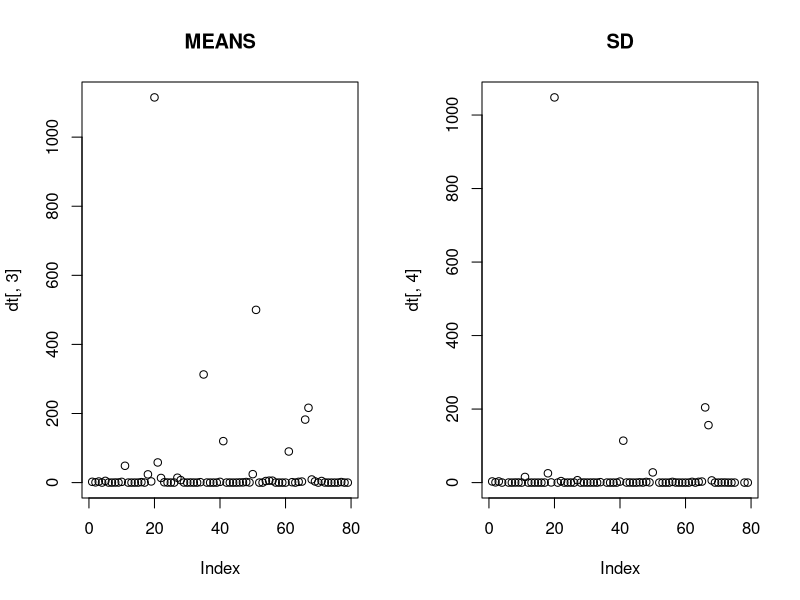
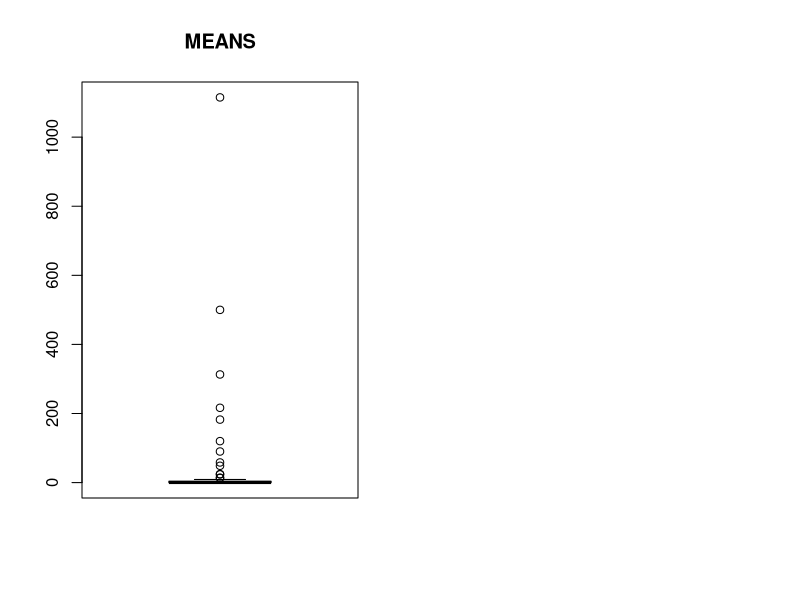

Write R code to recreate these figures, in order. (Note: this script raises an error after producing the figures.)
setwd("~/Bureau/projet_moab/")

# ---- Nettoyage ----
dt = read.csv("Inhibiteurs_GPR54.dat (copie).txt", sep="\t", dec = ".")
dt = dt[,-c(19,18,4)]
dt = dt[-64,]
dt[c(78, 51, 35, 5), 4] = NA
write.csv(dt, file = "Inhibiteurs_GPR54.dat(copie-Bertrand).txt", row.names = FALSE)



# ---- Visualisation des donnees ----
dt[,2] = as.factor(dt[,2])

# probleme conversion SD en numerice
test = as.numeric(dt[-which(is.na(dt[,4])),4])
dim(dt)
summary(dt)

# Suppression ligne 64 car pas de val de mean donc aucun moyen d'évaluer sa liaison au recepteur
dt = dt[-64,]

par(mfrow = c(1,2))
plot(dt[,3], main = "MEANS")
plot(dt[,4], main = "SD")
boxplot(dt[,3], main = "MEANS")
boxplot(dt[,4], main = "SD")
# on ne supprime pas les valeures "extremes" car ce n'en est pas, c'est juste que si pas liaison au recepteur -> 
# proche de 0 et des qu'il y a une activite valeur tres superieur a 0

length(which(dt$Means >= 1))
dt[which(dt$Means >= 1), 3]
# donc 33 composé potentiellement capable de se lier au recepteur

# autre moyen de visualisation
library(FactoMineR)
dt.acp = PCA(dt[,3:4])
dev.off()



# ---- Classification des donnees ----
# Partitionnement k-means
I.intra = vector(length=15)
for (i in 1:15) {
  I.intra[i] = kmeans(dt[,3], centers=i)$tot.withinss
}
plot(I.intra, type="b")
dt.kmeans = kmeans(dt[,3], centers=5, nstart = 3)
plot(dt$Means, col= c(1,2,3,4,5,6)[as.factor(dt.kmeans$cluster)])
# on voit la séparation du jeu en groupes qui correspondent à des palier d'activité ici 6 palier, faudra 
# visualiser (rapport 2page) les ressemblance dans ces deux groupes et différence entre les groupes au niveau des séquences

#### Version en prenant Means et SD (perte composé avec liaison vu l'activit donc rentable ????) ####
# which(dt[,4] == "NA")
# dt.1 = dt[-c(77, 51, 35, 5),]
# summary(dt.1)
# 
# I.intra = vector(length=15)
# for (i in 1:15) {
#   I.intra[i] = kmeans(dt.1[,3:4], centers=i)$tot.withinss
# }
# plot(I.intra, type="b")
# 
# dt.1.kmeans = kmeans(dt.1[,3:4], centers=3, nstart = 3)
# plot(dt.1$Means, col= c(1,2,3,4,5,6)[as.factor(dt.1.kmeans$cluster)])


# Classification hiérarchique ascendante
dt.hclust = hclust(dist(dt[,3]), method = "ward.D2")
plot(dt.hclust, hang = -0.1, labels = F, main = "Cluster Dendrogram expression gene")
rect.hclust(dt.hclust, k = 2)
rect.hclust(dt.hclust, k = 3)
rect.hclust(dt.hclust, k = 5)
dt.cut = as.factor(cutree(dt.hclust, k = 5))

table(dt.cut, as.factor(dt.kmeans$cluster))
par(mfrow=c(1,2))
plot(dt$Means, col= c(1,2,3,4,5)[as.factor(dt.kmeans$cluster)], main = "Classification k-means")
plot(dt$Means, col= c(2,1,3,4,5)[dt.cut], main = "Classification hclust")
# relativement bonne corrélation entre hclust et kmeansexcepté pour deux individu (les plus proche de 0)
# qui sont mis dans le groupe inactif par hclust


# vu qu'on veut obtenir tendance sur la (ou les) position(s) essentielle(s) pour correctement se lier 
# au récepteur, on voudra préfèrera être restrictif pour être sur sûr que la modification de position
# est réellement nécessaire à la liaison au recepteur, à partir de là on "prefere" donc la classification
# de hclust
dt = cbind(dt[,1:4], dt.cut, dt[,5:16])
colnames(dt)[5] = "classe"
dt



# ---- Classification des donnees ----
